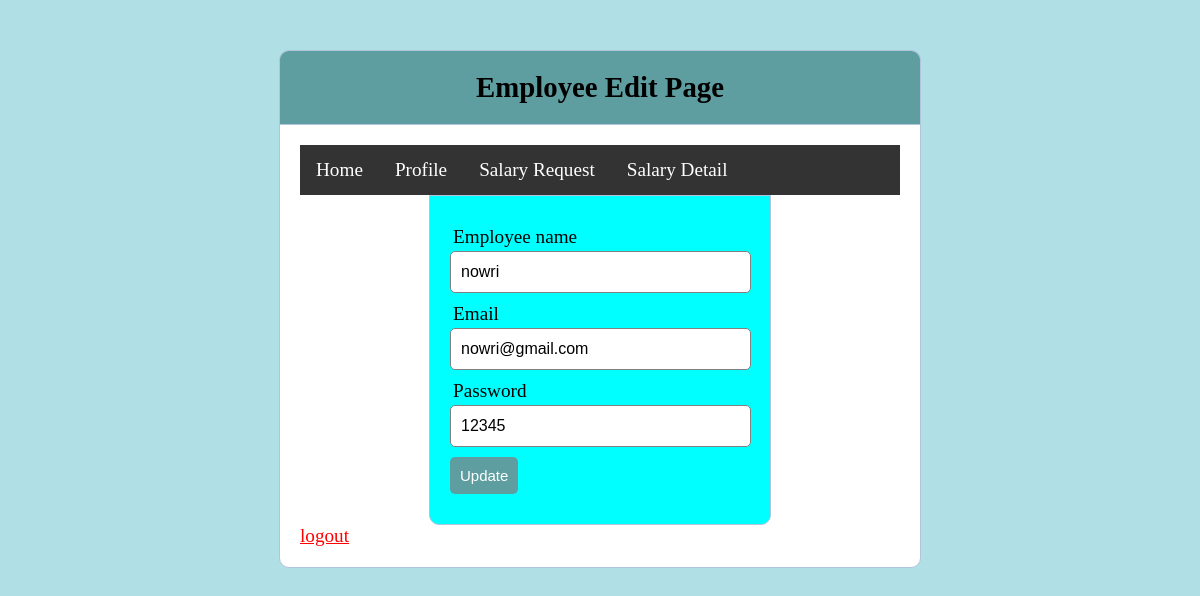
/update_employee.php?edit=2, run on the app's committed database.
### tables this page shows
CREATE TABLE `employee` (
  `id` int(11) NOT NULL,
  `employee_name` varchar(255) NOT NULL,
  `employee_email` varchar(255) NOT NULL,
  `password` varchar(255) NOT NULL,
  `current_salary` int(11) NOT NULL,
  `request` int(11) NOT NULL DEFAULT 0,
  `disburse` int(11) NOT NULL DEFAULT 0,
  `date` date DEFAULT NULL,
  `increment` int(11) NOT NULL DEFAULT 0
);

### update_employee.php (the view, shortened to what this page needs)
<?php include('server.php') ?>
<!DOCTYPE html>
<html>
<head>
	<link rel="stylesheet" type="text/css" href="style.css">
</head>
<body>
<div class="header">
	<h2>Employee Edit Page</h2>
</div>
<div class="content">
<ul>
        <li><a href="employee_index.php" >Home</a></li>
        <li><a href="employee_details.php" >Profile</a></li>
        <li><a href="employee_request.php" >Salary Request</a></li>
        <li><a href="employee_salary.php" >Salary Detail</a></li>
    </ul>
      <?php
        if (isset($_GET['edit'])) {
            $id = $_GET['edit'];
            $record = mysqli_query($db, "SELECT * FROM employee WHERE id=$id");
            if ($record) {
                $n = mysqli_fetch_array($record);
                $username = $n['employee_name'];
                $email = $n['employee_email'];
                $password = $n['password'];
            }
        }
    ?>
		<form action="update_employee.php" method="post">
            <div class="input-group">
                <label for="employee_name">Employee name</label>
                <input type="text" name="employee_name" value="<?php echo $username; ?>">
            </div>
            <div class="input-group">
                <label for="employee_email">Email</label>
                <input type="text" name="employee_email" value="<?php echo $email; ?>">
            </div>
            <div class="input-group">
                <label for="password">Password</label>
                <input type="text" name="password" value="<?php echo $password; ?>">
            </div>
            <div class="input-group">
            <button type="submit" class="btn" name="update_employee">Update</button>
            </div>
        </form>
    	<p> <a href="index.php?logout='1'" style="color: red;">logout</a> </p>
</div>
</body>
</html>

### style.css (style rules this page uses)
* { margin: 0px; padding: 0px; }
body { font-size: 120%; background: #F8F8FF; }
.header { width: 50%; margin: 50px auto 0px; color: white; background: #5F9EA0; text-align: center; border: 1px solid #B0C4DE; border-bottom: none; border-radius: 10px 10px 0px 0px; padding: 20px; }
form, .content { width: 50%; margin: 0px auto; padding: 20px; border: 1px solid #B0C4DE; background: white; border-radius: 0px 0px 10px 10px; }
.input-group { margin: 10px 0px 10px 0px; }
.input-group label { display: block; text-align: left; margin: 3px; }
.input-group input { height: 30px; width: 93%; padding: 5px 10px; font-size: 16px; border-radius: 5px; border: 1px solid gray; }
.btn { padding: 10px; font-size: 15px; color: white; background: #5F9EA0; border: none; border-radius: 5px; }
ul { list-style-type: none; margin: 0; padding: 0; overflow: hidden; background-color: #333; }
li { float: left; }
li a { display: block; color: white; text-align: center; padding: 14px 16px; text-decoration: none; }

### update_employee.php (style rules this page uses)
body { background-color: powderblue; }
h2 { color: black; }
p { color: red; }
form { background-color:cyan; }

### data on the page
employee: employee_name "nowri", employee_email "nowri@gmail.com", password "12345"
